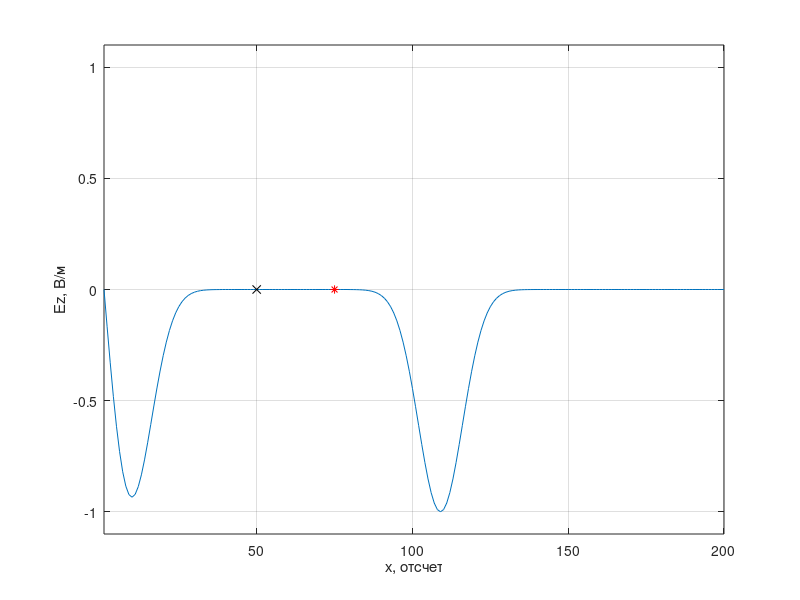
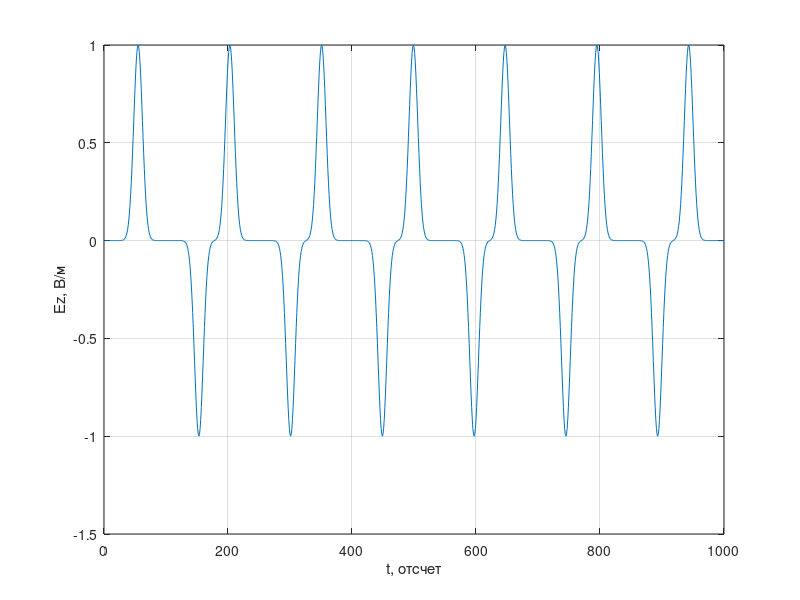

These figures' MATLAB source, in order:
%% Одномерный FDTD. Версия 1.0.3
% "Жесткий" источник в середине области моделирования
clear

% Волновое сопротивление свободного пространства
W0 = 120 * pi;

% Число Куранта
Sc = 1.0;

% Время расчета в отсчетах
maxTime = 1000;

% Размер области моделирования в отсчетах
maxSize = 200;

% Положение датчика, регистрирующего поля
probePos = 50;

% Положение источника возбуждения
sourcePos = 75;

Ez = zeros (1, maxSize);
Hy = zeros (size (Ez));

% Поле, зарегистрированное в датчике в зависимости от времени
probeTimeEz = zeros (1, maxTime);

figure

for t = 1: maxTime
    % Расчет компоненты поля H
    for m = 1: maxSize - 1
        % До этой строки Hy(n) хранит значение компоненты Hy
        % за предыдущий момент времени
        Hy(m) = Hy(m) + (Ez(m + 1) - Ez(m)) * Sc / W0;
    end
    
    % Расчет компоненты поля E
    for m = 2: maxSize
        % До этой строки Ez(n) хранит значение компоненты Ez
        % за предыдущий момент времени
        Ez(m) = Ez(m) + (Hy(m) - Hy(m - 1)) * Sc * W0;
    end

    % Источник возбуждения
    Ez(sourcePos) = exp (-(t - 30.0) ^ 2 / 100.0);
    
    % Регистрация поля в точке
    probeTimeEz(t) = Ez(probePos);
    
    plot (Ez);
    xlim ([1, maxSize]);
    ylim ([-1.1, 1.1]);
    xlabel ('x, отсчет')
    ylabel ('Ez, В/м')
    grid on
    
    % Отметим положение источника и датчика
    hold on
    plot (sourcePos, 0, '*r');
    plot (probePos, 0, 'xk');
    hold off
    
    pause (0.03)
end

figure
plot (probeTimeEz)
xlabel ('t, отсчет')
ylabel ('Ez, В/м')
grid on